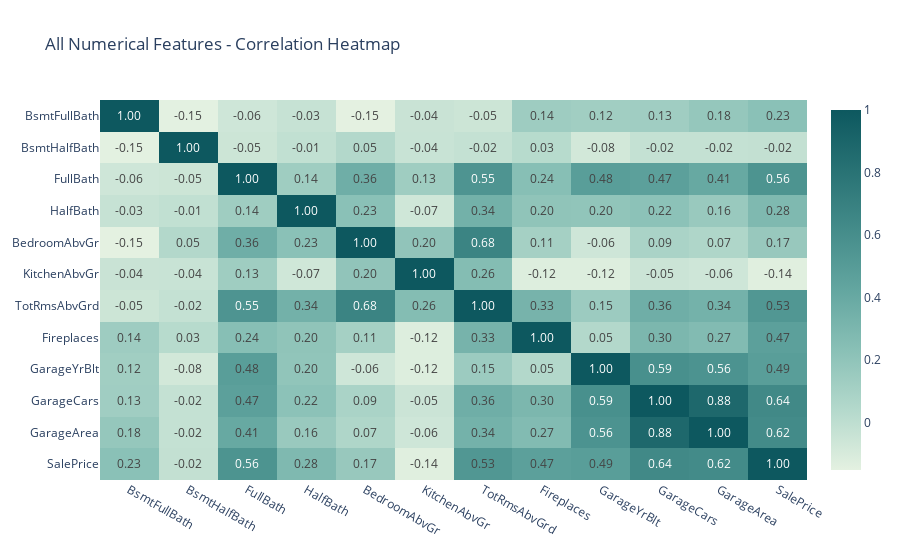

Write notebook code for a chart like this one.
### Code cell
fig = px.imshow(
    corr,
    text_auto=".2f",      
    color_continuous_scale='mint',  
    aspect="auto",
    title="All Numerical Features - Correlation Heatmap"
)

fig.show()

### Figure 1 — Plotly figure (JSON) as saved in the notebook; plotly's stock layout.template omitted (floating-point values rounded to 4 significant figures; data arrays with more than 128 entries replaced by an {"elided": "..."} marker saying what was removed)
{"data": [{"coloraxis": "coloraxis", "hovertemplate": "x: %{x}<br>y: %{y}<br>color: %{z}<extra></extra>", "name": "0", "texttemplate": "%{z:.2f}", "type": "heatmap", "x": ["BsmtFullBath", "BsmtHalfBath", "FullBath", "HalfBath", "BedroomAbvGr", "KitchenAbvGr", "TotRmsAbvGrd", "Fireplaces", "GarageYrBlt", "GarageCars", "GarageArea", "SalePrice"], "xaxis": "x", "y": ["BsmtFullBath", "BsmtHalfBath", "FullBath", "HalfBath", "BedroomAbvGr", "KitchenAbvGr", "TotRmsAbvGrd", "Fireplaces", "GarageYrBlt", "GarageCars", "GarageArea", "SalePrice"], "yaxis": "y", "z": {"elided": "12x12 float values"}}], "layout": {"coloraxis": {"colorscale": [[0, "rgb(228, 241, 225)"], [0.1667, "rgb(180, 217, 204)"], [0.3333, "rgb(137, 192, 182)"], [0.5, "rgb(99, 166, 160)"], [0.6667, "rgb(68, 140, 138)"], [0.8333, "rgb(40, 114, 116)"], [1, "rgb(13, 88, 95)"]]}, "title": {"text": "All Numerical Features - Correlation Heatmap"}, "xaxis": {"anchor": "y", "domain": [0, 1]}, "yaxis": {"anchor": "x", "autorange": "reversed", "domain": [0, 1]}}}
